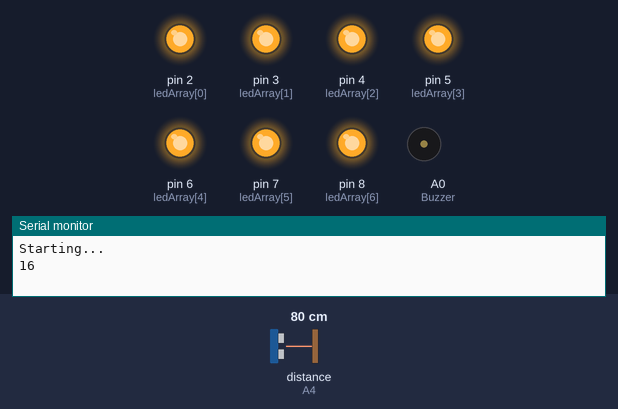
A sketch run on a simulated Arduino Uno, built with avr-gcc and run on an emulated ATmega328P. Parts: output pins drawn as LEDs (lit = HIGH), buzzer (waves = sounding), the last lines printed to the serial monitor. Wiring (inferred from the names in the program): ultrasonic range finder: trigger A5; echo A4. The test bench sets the inputs (shaded band); at power-on: distance to the obstacle (sensor on A4) 80 cm. The echo pulse lasts 58.3 µs per cm; pins used as bus, display or sensor lines are not drawn.

Above: at 2.5 s.
2.6 s: distance to the obstacle (sensor on A4) set to 50 cm
6.1 s: distance to the obstacle (sensor on A4) set to 42 cm
At 7.6 s:
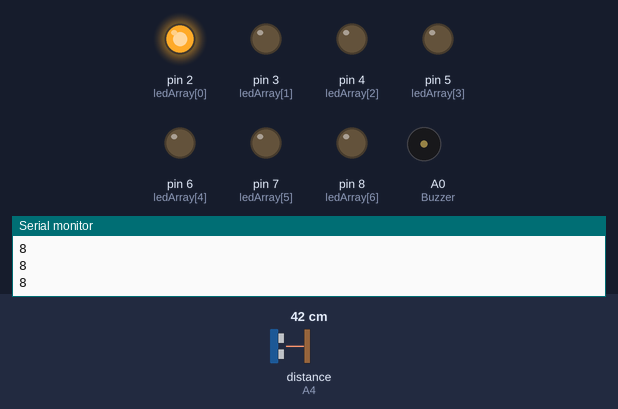
8.4 s: distance to the obstacle (sensor on A4) set to 38 cm
10.3 s: distance to the obstacle (sensor on A4) set to 31 cm
At 11.4 s:
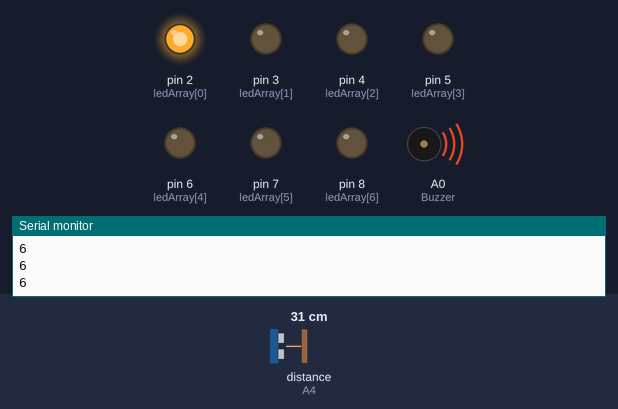
12.2 s: distance to the obstacle (sensor on A4) set to 28 cm
At 13.5 s:
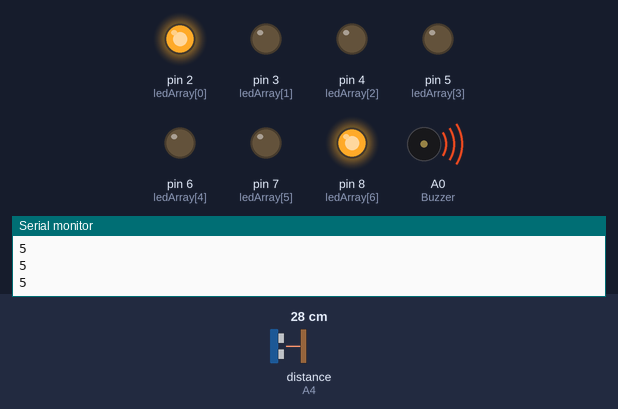
14.1 s: distance to the obstacle (sensor on A4) set to 2 cm
At 14.6 s:
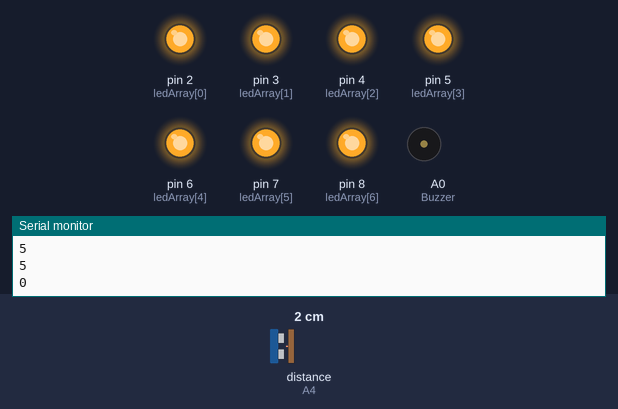
Timing chart, 0 to 17.1 s (numbered marks = the images above; inputs shaded):
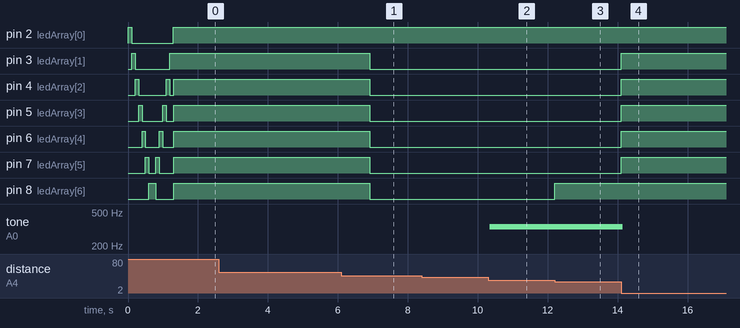

Measured:
- the behaviour switches between 46 and 45 cm on distance to the obstacle (sensor on A4) (found by bisection; images 0 and 1)
- the behaviour switches between 36 and 35 cm on distance to the obstacle (sensor on A4) (found by bisection; images 1 and 2)
- the behaviour switches between 31 and 30 cm on distance to the obstacle (sensor on A4) (found by bisection; images 2 and 3)
- after the input at 6.1 s, pin 3 (ledArray[1]), pin 4 (ledArray[2]), pin 5 (ledArray[3]), pin 6 (ledArray[4]), pin 7 (ledArray[5]), pin 8 (ledArray[6]): HIGH → LOW after 0.82 s
- after the input at 10.3 s, tone on A0 (Buzzer): silent → 334 Hz after 0.05 s
- after the input at 12.2 s, pin 8 (ledArray[6]): LOW → HIGH at once
- after the input at 14.1 s, pin 3 (ledArray[1]), pin 4 (ledArray[2]), pin 5 (ledArray[3]), pin 6 (ledArray[4]), pin 7 (ledArray[5]): LOW → HIGH at once; tone on A0 (Buzzer): 334 Hz → silent after 0.05 s

The sketch:

ultrasonicsensor.ino
```cpp
int Echo = A4;
int Trig = A5;
int Buzzer = A0;
int ledNum;
int ledArray[] = {2,3,4,5,6,7,8};
int x = 0;

void setup() {
  // put your setup code here, to run once:
  Serial.begin(9600);
  Serial.println("Starting...");
  pinMode(Echo, INPUT);
  pinMode(Trig, OUTPUT);
  pinMode(Buzzer, OUTPUT);
  for (int i = 0; i < 7; i++){
    pinMode(ledArray[i], OUTPUT);
  }
  systemsCheck();
}

void turnOnLED(int ledNum){
for (int i = 7; ledNum < i; i--){
     digitalWrite(ledArray[i], HIGH);
     }
for (int i = 1; ledNum > i; i++){
     digitalWrite(ledArray[i], LOW);
     }
}

void testDistance(){
  int totalDistance;
  digitalWrite(Trig, LOW);
  delayMicroseconds(2);
  digitalWrite(Trig, HIGH);
  delayMicroseconds(20);
  digitalWrite(Trig, LOW);
  float Fdistance = pulseIn(Echo, HIGH);
  Fdistance = Fdistance / 58;
  totalDistance = Fdistance / 5;
  if (totalDistance < 9) {
    ledNum = totalDistance;
  }
  Serial.println(totalDistance);
}

void proximityAlarm(){
  for (int i = 1; i < 3; i++) {
    digitalWrite(Buzzer, HIGH);
    delay(200);
    digitalWrite(Buzzer, LOW);
    delay(200);
  }
  delay(600);
}

void setBuzzerStatus(){
  if (ledNum == 0){
    proximityAlarm();
  }
  else{
    digitalWrite(Buzzer, LOW);
  }

}

void systemsCheck(){
  for (int i = 2; i < 9; i++) {
    digitalWrite(i, HIGH);
    delay(100);
    digitalWrite(i, LOW);
  }
  for (int i = 8; i > 2; i--) {
    digitalWrite(i, HIGH);
    delay(100);
    digitalWrite(i, LOW);
  }
  digitalWrite(2, HIGH);
}

void loop() {
  // put your main code here, to run repeatedly:
    testDistance();
    turnOnLED(ledNum);
    setBuzzerStatus();
}
```
